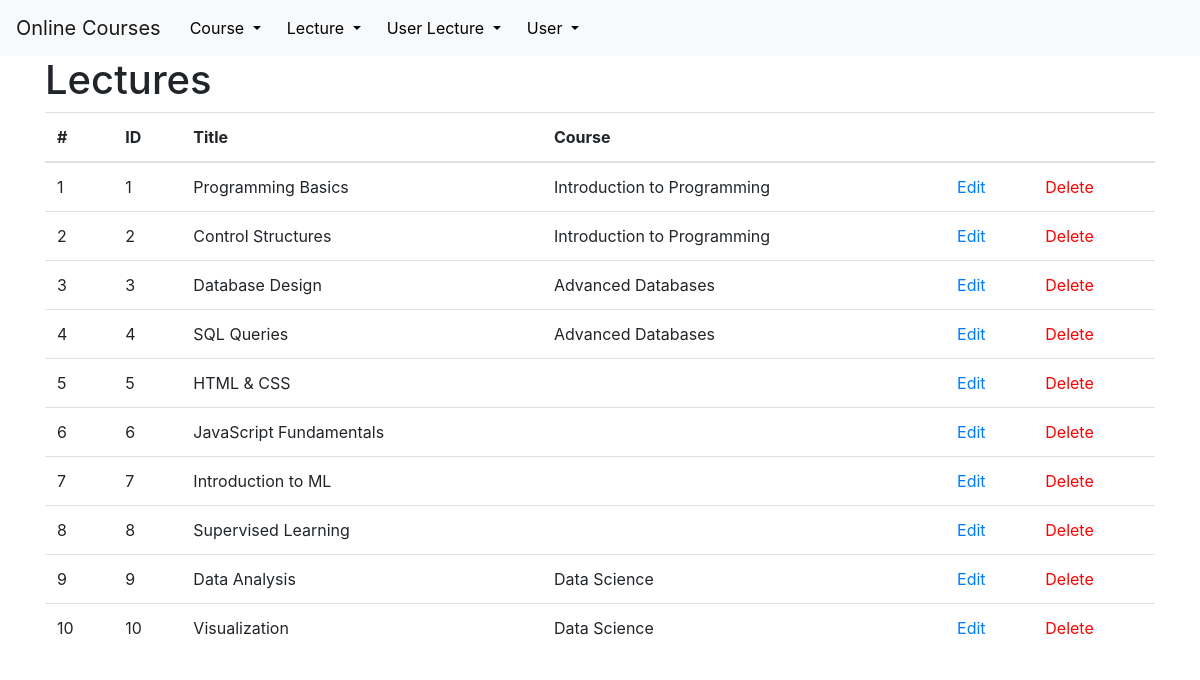
The page /lectures on the database its author committed.
### tables this page shows
CREATE TABLE lectures (
    id INTEGER PRIMARY KEY AUTOINCREMENT,
    title VARCHAR(255) NOT NULL,
    fk_COURSEid INTEGER REFERENCES courses(id)
    ON DELETE CASCADE
);

CREATE TABLE courses (
    id INTEGER PRIMARY KEY AUTOINCREMENT,
    name VARCHAR(255) NOT NULL,
    approximate_duration INTEGER NOT NULL,
    overview TEXT NOT NULL,
    price DECIMAL(10, 2) NOT NULL
);

### app.py (the view)
@app.route('/<string:table_name>')
def show(table_name):
    connection = get_db_connection()
    my_class = classAdresses[table_name]
    rows = my_class.select(connection)
    special_attributes = {}
    if isinstance(my_class, User):
        return render_template('users.html', rows=rows, table_class=my_class,
                           special_attributes=tableFkToDict(my_class.table_name, rows))
    return render_template('table.html', rows=rows, table_class=my_class,
                           special_attributes=tableFkToDict(my_class.table_name, rows))

### DB_Classes.py (called while the page is built)
    @classmethod
    def select(cls, db_connection, amount=None):
        query = f"SELECT * FROM '{cls.table_name}'"
        if amount is not None:
            query += " LIMIT ?"
            users = db_connection.execute(query, (amount,))
        else:
            users = db_connection.execute(query)
        return users.fetchall()

    @classmethod
    def get(cls, db_connection, id):
        return db_connection.execute(f'SELECT * FROM {cls.table_name} WHERE {cls.id} = ?', (id,)).fetchone()

### app.py (called while the page is built)
def fkToDict(FK, rows, corresponding_attribute, db='database.db'):
    res = {}
    res.update({FK: {}})
    connection = get_db_connection(db)
    for row in rows:
        ID = row[str(FK)]
        try:
            (res[FK].update
             ({ID: FK.Class.get(connection, ID)[corresponding_attribute]}))
        except TypeError:
            print("No such attribute")
    return res

def get_db_connection(db='database.db'):
    connection = sqlite3.connect(db)
    connection.row_factory = sqlite3.Row
    return connection

@app.template_filter('str')
def toString(value):
    return str(value)

@app.template_filter('table_name')
def getTableName(myClass):
    return myClass.table_name

@app.template_filter('get_attributes')
def getAttributes(myClass):
    return myClass.attributes

@app.template_filter('get_title')
def getTitle(myClass):
    if myClass == User:
        return usersTitle
    elif myClass == Course:
        return coursesTitle
    elif myClass == Lecture:
        return lecturesTitle
    elif myClass == UserLecture:
        return userLecturesTitle

@app.template_filter('get_id')
def getID(myClass):
    return myClass.id

### data_entries.py (called while the page is built)
    def __eq__(self, other):
        return self.name == other.name and self.foreignClass == other.foreignClass

    def __key(self):
        return self.name, self.foreignClass

    def __hash__(self):
        return hash(self.__key())

    @property
    def Class(self):
        return self.foreignClass

    def __str__(self):
        return self.name.lower()

### templates/table.html
{% extends 'base.html' %}
{% block content %}
    <h1>{% block title %} {{ table_class.stringRepresentation }}s {% endblock %}</h1>
    {% set id = table_class | get_id %}
    <table class="table">
      <thead>
        <tr>
          <th scope="col">#</th>
          {% for attribute in table_class | get_title %}
            <th scope="col">{{ attribute }}</th>
          {% endfor %}
            <th scope="col"></th>
            <th scope="col"></th>
        </tr>
      </thead>
      <tbody>
      {% for row in rows %}
        <tr>
            <td>{{ loop.index }}</td>
            <td>{{ row[id] }}</td>
            {% for attribute in table_class | get_attributes %}
                {% if special_attributes[attribute] is defined %}
                    <td>{{special_attributes[attribute][row[attribute | str]] | str}}</td>
                {% else %}
                    <td>{{ row[attribute | str] }}</td>
                {% endif %}
            {% endfor %}
            <td><a href="{{ url_for('edit', table_name = table_class | table_name, element_id=row['id']) }}">Edit</a></td>
            <td><a href="{{ url_for('delete', table_name = table_class | table_name, element_id=row['id']) }}" class="delete-link">Delete</a></td>
          </tr>
      {% endfor %}
      </tbody>
    </table>
{% endblock %}

### static/css/style.css (style rules this page uses)
.delete-link { color: red; }

### rows shown on the page
lectures: id "1", title "Programming Basics", fk_COURSEid.name "Introduction to Programming"
lectures: id "2", title "Control Structures", fk_COURSEid.name "Introduction to Programming"
lectures: id "3", title "Database Design", fk_COURSEid.name "Advanced Databases"
lectures: id "4", title "SQL Queries", fk_COURSEid.name "Advanced Databases"
lectures: id "5", title "HTML & CSS"
lectures: id "6", title "JavaScript Fundamentals"
lectures: id "7", title "Introduction to ML"
lectures: id "8", title "Supervised Learning"
lectures: id "9", title "Data Analysis", fk_COURSEid.name "Data Science"
lectures: id "10", title "Visualization", fk_COURSEid.name "Data Science"

### other values the page prints
{{ table_class.stringRepresentation }} "Lecture"
{{ attribute }} "ID" "Title" "Course"
